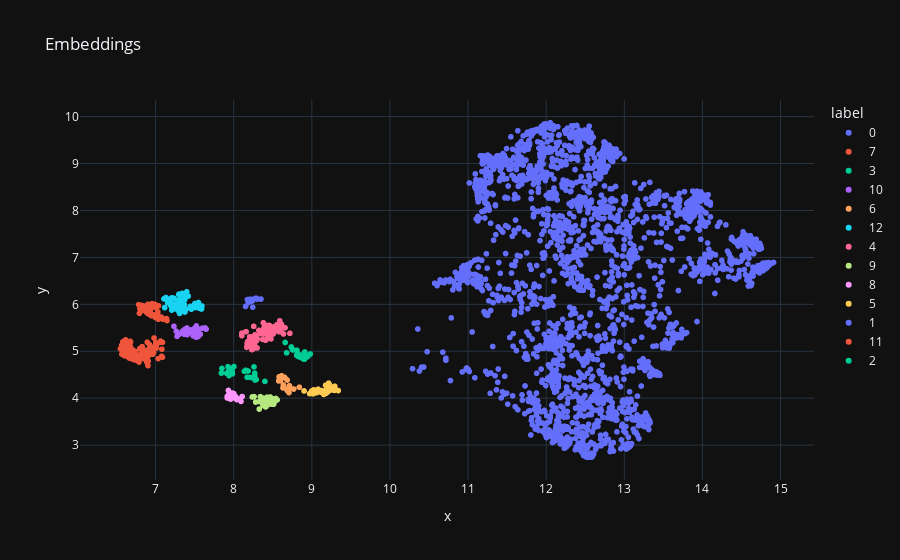

The code cell stored with this chart in its notebook:
### Code cell
# remove outliers
df_no_outliers = df[df["label"] != "-1"]

# scatter plot
hover_data = {
    "text_short": True,
    "x": False,
    "y": False
}
fig = px.scatter(df_no_outliers, x="x", y="y", template="plotly_dark",
                   title="Embeddings", color="label", hover_data=hover_data)
fig.show()
